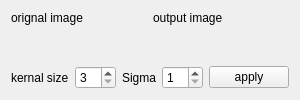
          <widget class="QWidget" name="canny">
           <attribute name="title">
            <string>Canny</string>
           </attribute>
           <layout class="QGridLayout" name="gridLayout_11">
            <item row="0" column="0">
             <layout class="QGridLayout" name="gridLayout_12" rowstretch="1,0">
              <item row="0" column="0">
               <layout class="QHBoxLayout" name="horizontalLayout_7">
                <item>
                 <layout class="QVBoxLayout" name="verticalLayout_3">
                  <item>
                   <widget class="QLabel" name="label_org_canny">
                    <property name="sizePolicy">
                     <sizepolicy hsizetype="Preferred" vsizetype="Fixed">
                      <horstretch>0</horstretch>
                      <verstretch>0</verstretch>
                     </sizepolicy>
                    </property>
                    <property name="text">
                     <string>orignal image</string>
                    </property>
                   </widget>
                  </item>
                  <item>
                   <widget class="QLabel" name="orig_img_canny">
                    <property name="text">
                     <string/>
                    </property>
                   </widget>
                  </item>
                 </layout>
                </item>
                <item>
                 <layout class="QVBoxLayout" name="verticalLayout_2">
                  <item>
                   <widget class="QLabel" name="label_out_canny">
                    <property name="sizePolicy">
                     <sizepolicy hsizetype="Preferred" vsizetype="Fixed">
                      <horstretch>0</horstretch>
                      <verstretch>0</verstretch>
                     </sizepolicy>
                    </property>
                    <property name="text">
                     <string>output image</string>
                    </property>
                   </widget>
                  </item>
                  <item>
                   <widget class="QLabel" name="output_img_canny">
                    <property name="text">
                     <string/>
                    </property>
                   </widget>
                  </item>
                 </layout>
                </item>
               </layout>
              </item>
              <item row="1" column="0">
               <layout class="QHBoxLayout" name="horizontalLayout_5">
                <item>
                 <layout class="QHBoxLayout" name="horizontalLayout_4">
                  <item>
                   <widget class="QLabel" name="label_kernal_canny">
                    <property name="text">
                     <string>kernal size</string>
                    </property>
                   </widget>
                  </item>
                  <item>
                   <widget class="QSpinBox" name="spinBox_canny_kernel">
                    <property name="minimum">
                     <number>3</number>
                    </property>
                    <property name="singleStep">
                     <number>2</number>
                    </property>
                   </widget>
                  </item>
                 </layout>
                </item>
                <item>
                 <layout class="QHBoxLayout" name="horizontalLayout_6">
                  <item>
                   <widget class="QLabel" name="label_sigma">
                    <property name="text">
                     <string>Sigma</string>
                    </property>
                   </widget>
                  </item>
                  <item>
                   <widget class="QSpinBox" name="spinBox_sigma">
                    <property name="minimum">
                     <number>1</number>
                    </property>
                   </widget>
                  </item>
                  <item>
                   <widget class="QPushButton" name="canny_Apply">
                    <property name="text">
                     <string>apply</string>
                    </property>
                   </widget>
                  </item>
                 </layout>
                </item>
               </layout>
              </item>
             </layout>
            </item>
           </layout>
          </widget>
